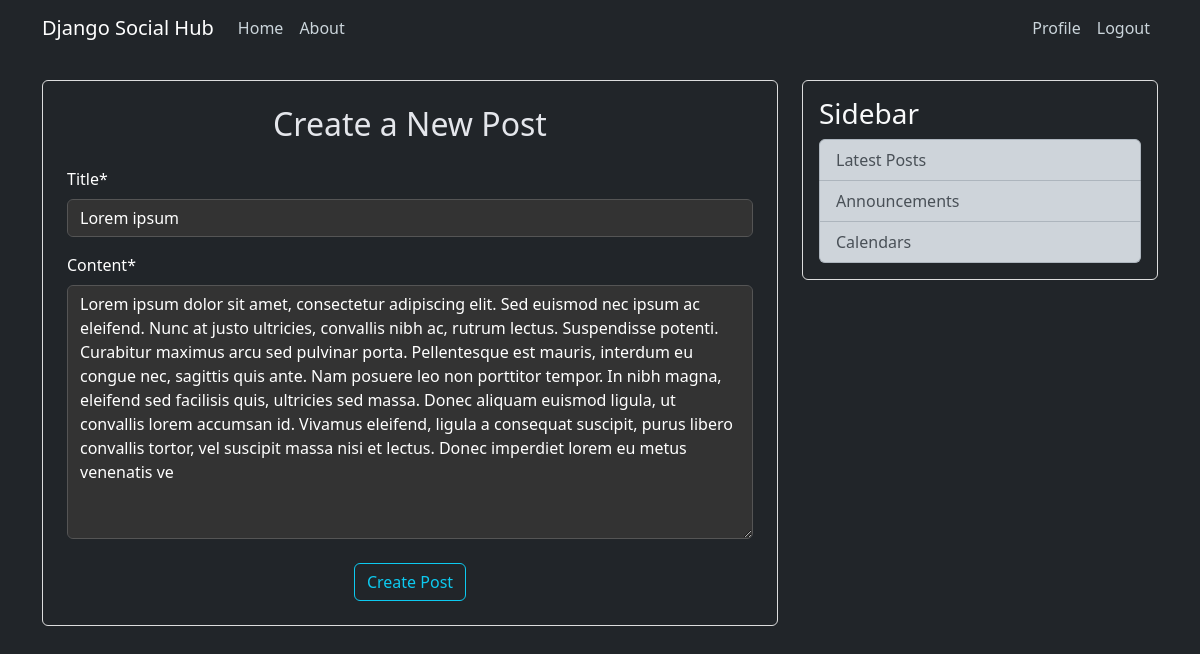
Screenshot of /post/15/update/ (signed in) with the database file from the repository.
### blog/models.py (models this page shows, shortened)
class Post(models.Model):
    title = models.CharField(max_length=100)
    content = models.TextField()
    date_posted = models.DateTimeField(default=timezone.now)
    author = models.ForeignKey(User, on_delete=models.CASCADE)
    likes = models.ManyToManyField(User, related_name='liked_posts', blank=True)  # new field of likes

### blog/views.py (the view, shortened to what this page needs)
# urls.py: path('post/<int:pk>/update/', PostUpdateView.as_view(), name='post-update'),
class PostUpdateView(LoginRequiredMixin, UserPassesTestMixin, UpdateView):
    model = Post
    fields = ['title', 'content']
    def test_func(self):
        post = self.get_object()
        if self.request.user == post.author:
            return True
        return False

### blog/templates/blog/post_form.html (shortened to what this page needs)
{% extends 'blog/base.html' %}
{% load crispy_forms_tags %}
{% block content %}
  <div class="content-section bg-dark text-light p-4 rounded">
    <h2 class="text-center mb-4" style="color: #E4E6EB">Create a New Post</h2>
    <form method="POST" action="{% url 'post-create' %}">
      {{ form|crispy }}
      <div class="form-group text-center mt-4">
        <button type="submit" class="btn btn-outline-info">Create Post</button>
      </div>
    </form>
  </div>
{% endblock %}

### blog/static/blog/main.css (style rules this page uses)
body { background: #fafafa; color: #333333; margin-top: 5rem; }
h1, h2, h3, h4, h5, h6 { color: #444444; }
.content-section { background: #ffffff; padding: 10px 20px; border: 1px solid #dddddd; border-radius: 3px; margin-bottom: 20px; }
.content-section .form-control, .content-section .form-control:focus, .content-section .form-select { background-color: #333333; color: #ffffff; border-color: #555555; }
.content-section .form-control::placeholder { color: #bbbbbb; }
.content-section label { color: #ffffff; }

### rows the page displays
Post: title "Lorem ipsum", content "Lorem ipsum dolor sit amet, consectetur adipiscing elit. Sed euismod nec ipsum ac eleifend. Nunc at justo ultricies, convallis nibh ac, rutrum lectus. Suspendisse potenti. Curabitur maximus arcu sed pulvinar porta. Pellentesque est mauris, interdum eu congue nec, sagittis quis ante. Nam posuere leo non porttitor tempor. In nibh magna, eleifend sed facilisis quis, ultricies sed massa. Donec aliquam euismod ligula, ut convallis lorem accumsan id. Vivamus eleifend, ligula a consequat suscipit, purus libero convallis tortor, vel suscipit massa nisi et lectus. Donec imperdiet lorem eu metus venenatis ve"
